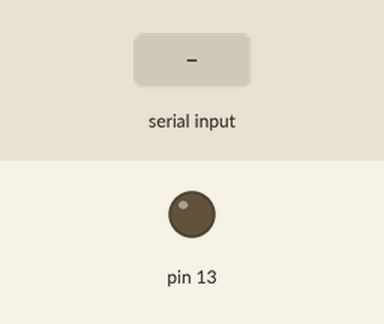
This sketch was run on a simulated Arduino Uno, built with avr-gcc and run on an emulated ATmega328P. On the bench: output pins drawn as LEDs (lit = HIGH). Inputs (shaded band) come from the test bench.

Above: at 1.2 s.
1.3 s: "1" received over Serial
At 1.6 s:
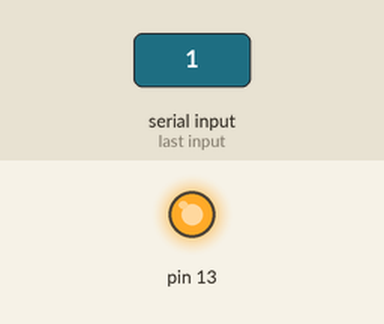
2.8 s: "0" received over Serial
At 3.9 s:
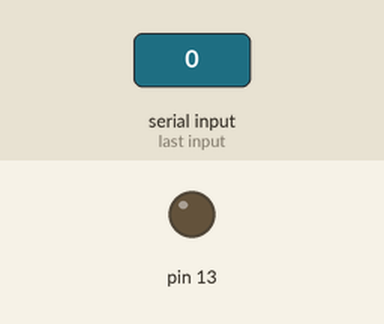
Timing chart, 0 to 5.8 s (numbered marks = the images above; inputs shaded):
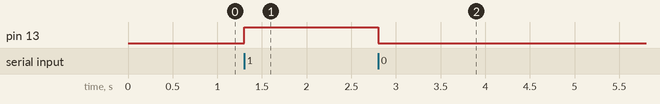

Measured:
- after the input at 1.3 s, pin 13: LOW → HIGH at once
- after the input at 2.8 s, pin 13: HIGH → LOW at once

The sketch:

Serial4.ino
```cpp
void setup()
{
  Serial.begin(9600);  // 통신 속도 설정, 단위:bps
  pinMode(13, OUTPUT);
}

void loop()
{
  if(Serial.available())     //입력되는 data가 있을경우
  {
    char Input = Serial.read();  //1글자를 읽어들인후 Input에 저장
    if(Input == '1')
    {
      digitalWrite(13, HIGH);
    }
    else if(Input == '0')
    {
      digitalWrite(13, LOW);
    }
  }
}
```
